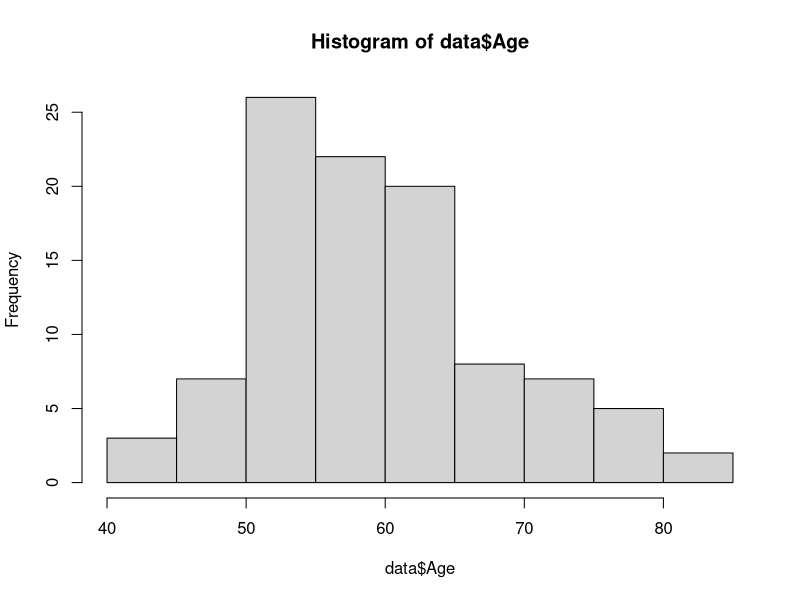
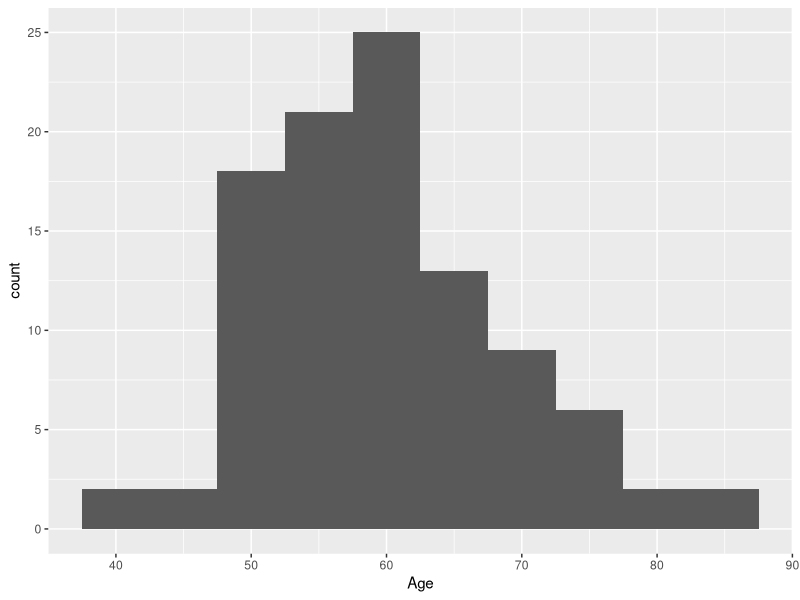
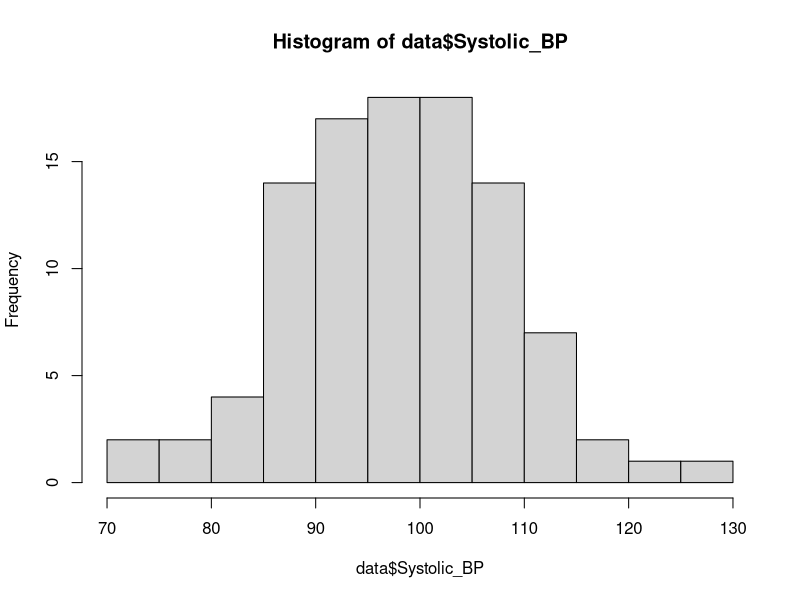
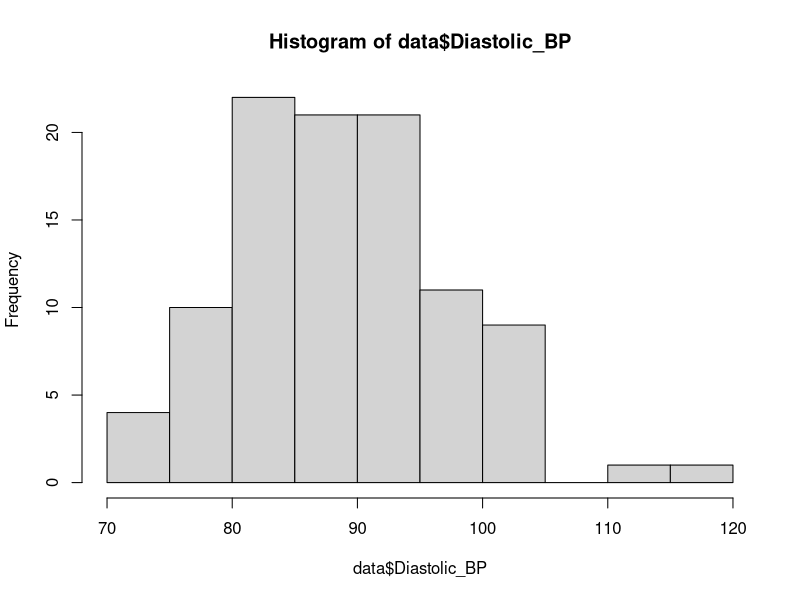
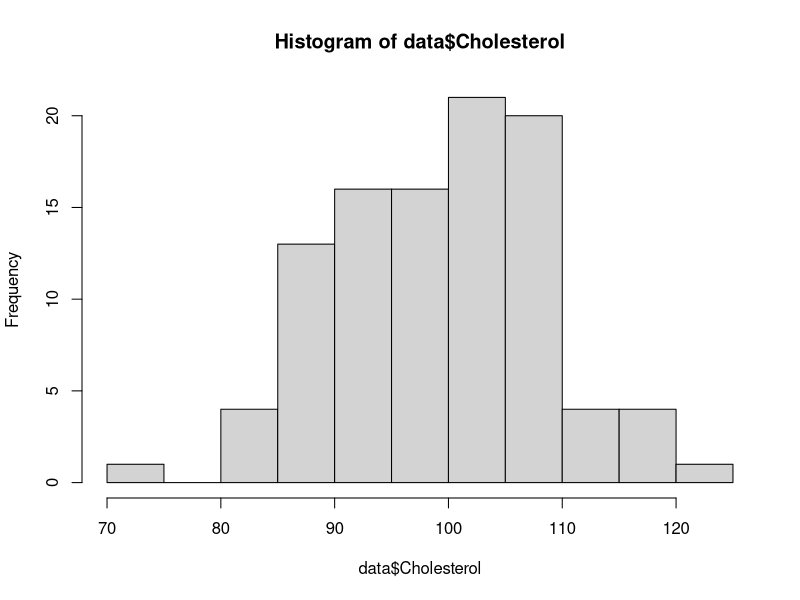
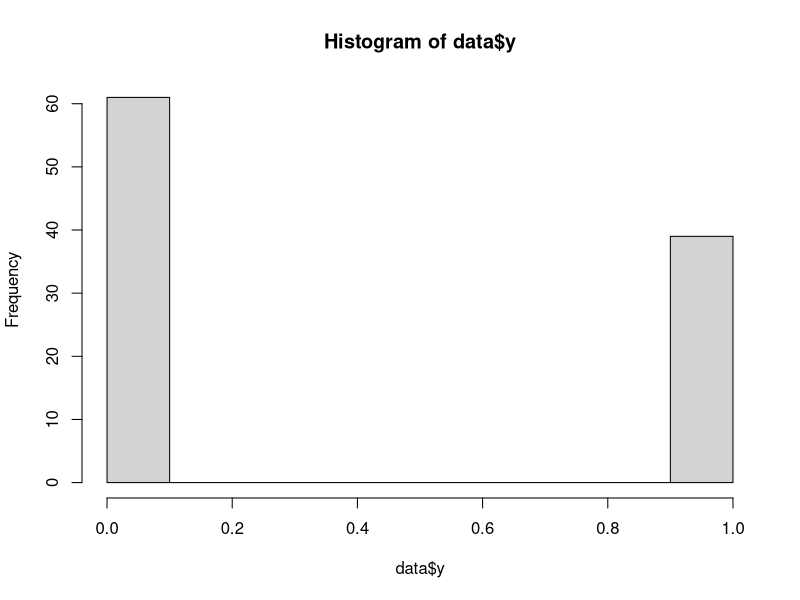

Write the R code that produced these figures, in order.
## ---- chunk 1
knitr::opts_chunk$set(collapse=TRUE, comment="#", out.width='//textwidth')
## ---- chunk 2
# Read in the whole dataset
Xdata <- read.csv("X_data.csv", header = T)
ydata <- read.csv("y_data.csv", header = T)

## ---- chunk 3
# load package for manipulation 
library(dplyr)

# Generate a dataframe of features (X) and labels (y) by binding columns.
data_raw <- bind_cols(Xdata, ydata)

## ---- chunk 4
data <- sample_n(data_raw, 100)

## ---- chunk 5
# View the features (columns 1:4). 
head(data[-5])
## ---- chunk 6
# load ggplot2
library(ggplot2)

# Plot a histogram of the Age feature 
# base version
hist(data$Age) 

# ggplot2 version: it may not be identical to the base version since they have different bin boundries.
ggplot(data, aes(Age)) + 
  geom_histogram(binwidth = 5)
## ---- chunk 7
# Plot a histogram of the systolic blood pressure feature 
hist(data$Systolic_BP) 
## ---- chunk 8
# Plot a histogram of the diastolic blood pressure feature
hist(data$Diastolic_BP) 
## ---- chunk 9
# Plot a histogram of the cholesterol feature
hist(data$Cholesterol) 
## ---- chunk 10
# View a few values of the labels
head(data$y) 
## ---- chunk 11
# Plot a histogram of the labels
hist(data$y) 
## ---- chunk 12
model <- lm(y ~ Age + Systolic_BP + Diastolic_BP + Cholesterol, data = data)

# Since you are using all features in data (except for data$y), 
# you can also write the code as below (not run):

# model <- lm(y ~ ., data = data)
## ---- chunk 13
# View the coefficients of the model
model$coefficients

# View the summary of the model
summary(model)
